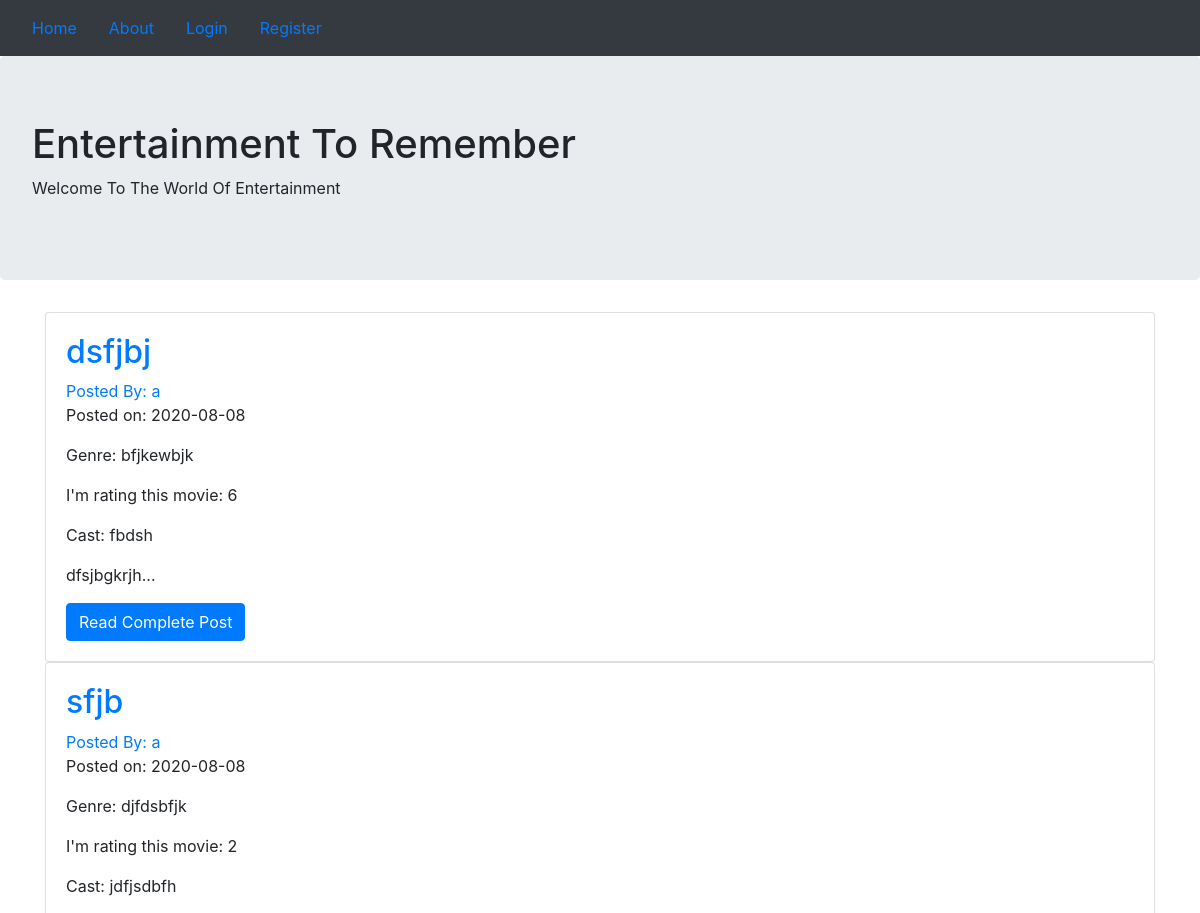
Before: / (upper part) with the older database file.
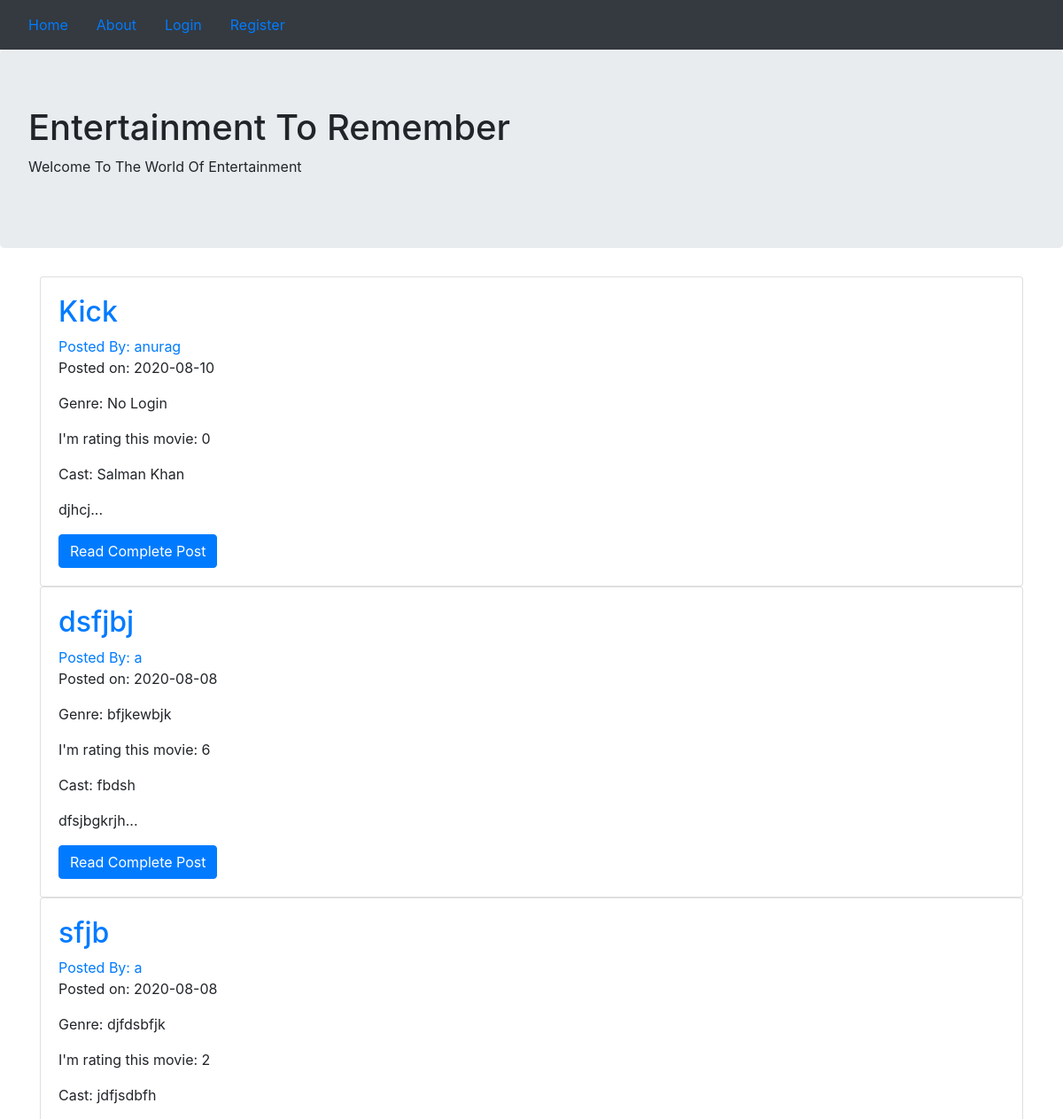
After: the same page with the newer database file.
### myproject/models.py (models this page shows, shortened)
class Movie(db.Model):
    id = db.Column(db.Integer, primary_key=True)
    user_id = db.Column(db.Integer, db.ForeignKey('users.id'), nullable=False)
    name = db.Column(db.String(64), nullable=False)
    cast = db.Column(db.String(128), nullable=False)
    rating = db.Column(db.Integer, nullable=False)
    genre = db.Column(db.String, nullable=False)
    review = db.Column(db.Text, nullable=False)
    date = db.Column(db.DateTime, nullable=False, default=datetime.utcnow)

class User(db.Model, UserMixin):
    __tablename__ = 'users'
    id = db.Column(db.Integer, primary_key=True)
    name = db.Column(db.String(64), nullable=False)
    profile_image = db.Column(db.String(64), nullable=False, default='default_profile.png')
    email = db.Column(db.String(64), unique=True, index=True)
    username = db.Column(db.String(64), unique=True, index=True)
    password_hash = db.Column(db.String(128))
    posts = db.relationship('Movie', backref='audience', lazy=True)

### myproject/core/views.py (the view)
@core.route('/')
def index():
    page = request.args.get(1, type=int)
    movie_posts = Movie.query.order_by(Movie.date.desc()).paginate(page=page, per_page=10)
    return render_template('index.html', movie_posts=movie_posts)

### myproject/templates/index.html (shortened to what this page needs)
{% extends 'base.html' %}
{% block content %}
 <div class="jumbotron">
    <h1>Entertainment To Remember</h1>
    <p>Welcome To The World Of Entertainment</p>
  </div>
  <div class="container">
    {% for post in movie_posts.items %}
    <div class="card" >
      <div class="card-body">
        <h2><a class="card-title" href="  {{ url_for('movie.movie_post', movie_id=post.id) }}">{{ post.name }}</a></h2>
        <a href="{{ url_for('users.user_posts', username=post.audience.username) }}">Posted By: {{ post.audience.username }}</a>
        <p>Posted on: {{ post.date.strftime('%Y-%m-%d') }}</p>
        <p>Genre: {{ post.genre }}</p>
        <p>I'm rating this movie: {{ post.rating }}</p>
        <p>Cast: {{ post.cast }}</p>
        <p class="card-text">{{ post.review[:10] }}...</p>
        <a href="{{ url_for('movie.movie_post', movie_id=post.id) }}" class="btn btn-primary">Read Complete Post</a>
      </div>
    </div>
   {% endfor %}
  </div>
{% endblock %}

Changed rows visible on the page:
added Movie: name "Kick", audience.username "anurag", date "2020-08-10", genre "No Login", rating "0", cast "Salman Khan", review "djhcj"
